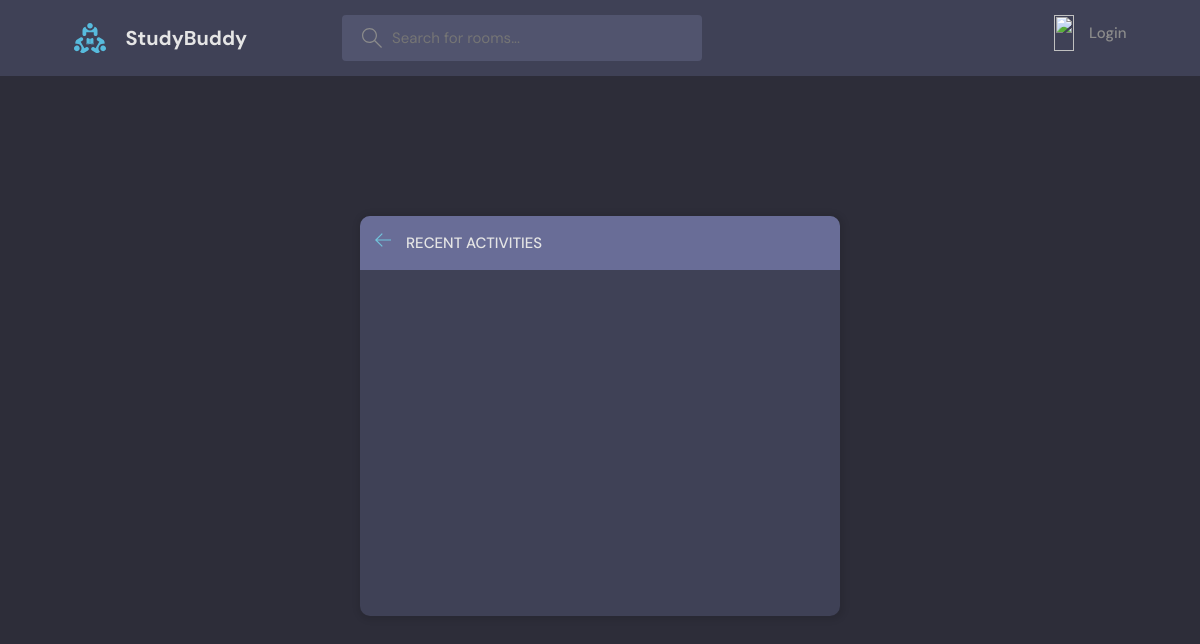
The page /activity/ on the database as committed earlier.
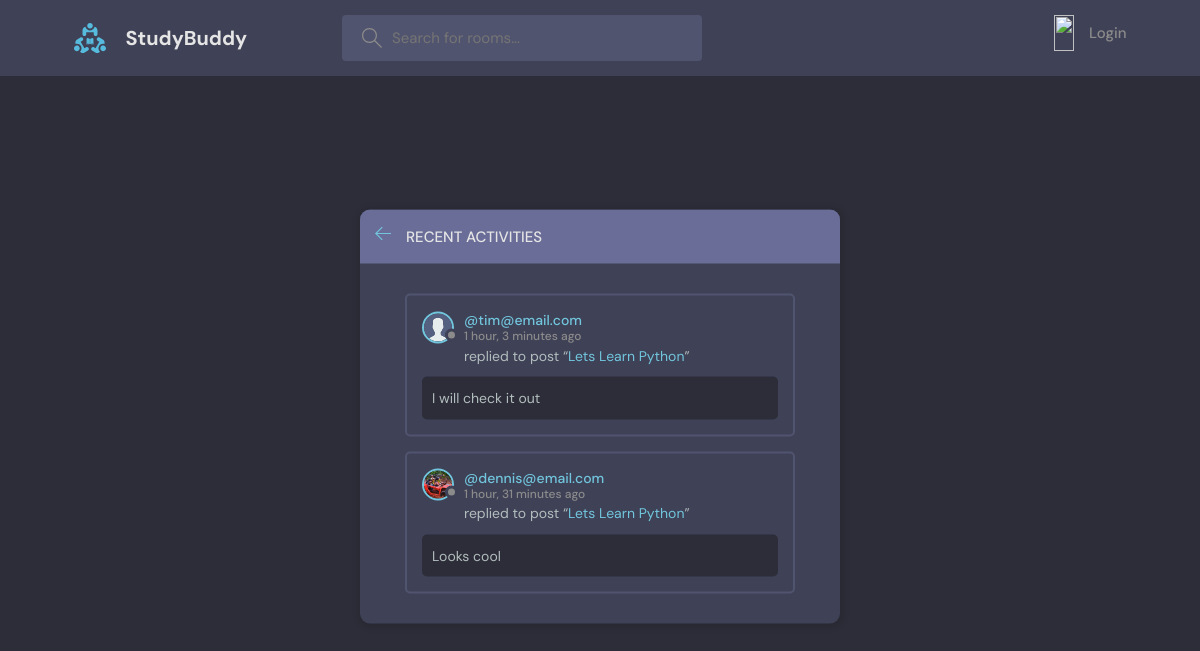
The same page on the database as committed later.
### base/models.py (models this page shows, shortened)
class Message(models.Model):
    user = models.ForeignKey(User, on_delete=models.CASCADE)
    room = models.ForeignKey(Room, on_delete=models.CASCADE)
    body = models.TextField()
    updated = models.DateTimeField(auto_now=True)
    created = models.DateTimeField(auto_now_add=True)
    class Meta:
        ordering = ['-updated', '-created']

class User(AbstractUser):
    name = models.CharField(max_length=200, null=True)
    email = models.EmailField(unique=True, null=True)
    bio = models.TextField(null=True)
    avatar = models.ImageField(null=True, default="avatar.svg")
    USERNAME_FIELD = 'email'
    REQUIRED_FIELDS = []

class Room(models.Model):
    host = models.ForeignKey(User, on_delete=models.SET_NULL, null=True )
    topic = models.ForeignKey(Topic, on_delete=models.SET_NULL, null=True)
    name = models.CharField(max_length=200)
    description = models.TextField(null=True, blank=True)
    participants = models.ManyToManyField(User, related_name='participants', blank=True)
    updated = models.DateTimeField(auto_now=True)
    created = models.DateTimeField(auto_now_add=True)
    class Meta:
        ordering = ['-updated', '-created']
    def __str__(self):
        return self.name

### base/views.py (the view)
# urls.py: path('activity/', views.activityPage, name="activity"),
def activityPage(request):
    room_messages = Message.objects.all()
    return render(request, 'base/activity.html', {'room_messages': room_messages})

### base/templates/base/activity.html (shortened to what this page needs)
{% extends 'main.html' %}
{% block content %}
    <main class="layout">
      <div class="container">
        <div class="layout__box">
          <div class="layout__boxHeader">
            <div class="layout__boxTitle">
              <a href="{% url 'home' %}">
                <svg version="1.1" xmlns="http://www.w3.org/2000/svg" width="32" height="32" viewBox="0 0 32 32">
                  <title>arrow-left</title>
                  <path
                    d="M13.723 2.286l-13.723 13.714 13.719 13.714 1.616-1.611-10.96-10.96h27.625v-2.286h-27.625l10.965-10.965-1.616-1.607z"
                  ></path>
                </svg>
              </a>
              <h3>Recent Activities</h3>
            </div>
          </div>
          <div class="activities-page layout__body">
            {% for message in room_messages %}
            <div class="activities__box">
              <div class="activities__boxHeader roomListRoom__header">
                <a href="{% url 'user-profile' message.user.id %}" class="roomListRoom__author">
                  <div class="avatar avatar--small">
                    <img src="{{message.user.avatar.url}}" />
                  </div>
                  <p>
                    @{{message.user}}
                    <span>{{message.created|timesince}} ago</span>
                  </p>
                </a>
              </div>
              <div class="activities__boxContent">
                <p>replied to post “<a href="{% url 'room' message.room.id %}">{{message.room}}</a>”</p>
                <div class="activities__boxRoomContent">
                    {{message.body}}
                </div>
              </div>
            </div>
            {% endfor %}
          </div>
        </div>
      </div>
    </main>
{% endblock %}

### templates/main.html (shortened to what this page needs)
<!DOCTYPE html>
{% load static %}
<html lang="en">
  <head>
    <link rel="stylesheet" href="{% static 'styles/style.css' %}" />
  </head>
  <body>
    {% include 'navbar.html' %}
    {% block content %}
    {% endblock %}
  </body>
</html>

### templates/navbar.html (shortened to what this page needs)
{% load static %}
<header class="header header--loggedIn">
    <div class="container">
        <a href="{% url 'home' %}" class="header__logo">
        <img src="{% static 'images/logo.svg' %}" />
        <h1>StudyBuddy</h1>
        </a>
        <form class="header__search" method="GET" action="{% url 'home' %}">
        <label>
            <input name="q" placeholder="Search for rooms..." />
        </label>
        </form>
        <nav class="header__menu">
        {% if request.user.is_authenticated %}
        <div class="header__user">
            <a href="{% url 'update-user' %}">
            <div class="avatar avatar--medium active">
                <img src="{{request.user.avatar.url}}" />
            </div>
            <p>{{request.user.username}}<span>@{{request.user.username}}</span></p>
            </a>
            <button class="dropdown-button">
            <svg version="1.1" xmlns="http://www.w3.org/2000/svg" width="32" height="32" viewBox="0 0 32 32">
                <title>chevron-down</title>
                <path d="M16 21l-13-13h-3l16 16 16-16h-3l-13 13z"></path>
            </svg>
            </button>
        </div>
        {% else %}
        <a href="{% url 'login' %}">
            <img src=""{% static 'images/avatar.svg' %}" />
            <p>Login</p>
        </a>
        {% endif %}
        </nav>
    </div>
</header>

### static/styles/style.css (style rules this page uses)
:root { --color-main: #71c6dd; --color-main-light: #e1f6fb; --color-dark: #3f4156; --color-dark-medium: #51546e; --color-dark-light: #696d97; --color-light: #e5e5e5; --color-gray: #8b8b8b; --color-light-gray: #b2bdbd; --color-bg: #2d2d39; --color-success: #5dd693; --color-error: #fc4b0b; }
* { font-family: "DM Sans", -apple-system, BlinkMacSystemFont, "Segoe UI", Roboto, Oxygen, Ubuntu, Cantarell, "Open Sans", "Helvetica Neue", sans-serif; margin: 0; padding: 0; box-sizing: border-box; text-rendering: optimizeLegibility; font-size: inherit; }
html { font-size: 56.25%; }
@media only screen and (min-width: 1200px) { html { font-size: 62.5%; } }
body { line-height: 1.6; font-weight: 400; font-size: 1.5rem; color: var(--color-light-gray); background-color: var(--color-bg); min-height: 100vh; }
img { width: 100%; }
a { display: inline-block; color: var(--color-main); text-decoration: none; }
.container { max-width: 120rem; width: 90%; margin: auto; }
.avatar { position: relative; display: inline-block; border-radius: 50%; border: 2px solid var(--color-main); }
.avatar img { display: block; border-radius: 50%; object-fit: cover; object-position: center; }
.avatar::after { content: ""; display: block; position: absolute; background-color: var(--color-gray); z-index: 111; border-radius: 50%; border: 0.3rem solid var(--color-dark); }
.avatar.avatar--small img { width: 2.8rem; height: 2.8rem; }
.avatar.avatar--small:after { width: 0.7rem; height: 0.7rem; bottom: 0px; right: -6px; }
.header { padding: 1.5rem; background-color: var(--color-dark); }
.header > .container { display: flex; gap: 9.5rem; }
.header__logo, .header__user { display: flex; gap: 2rem; align-items: center; }
.header__logo > img { height: 3.2rem; width: 3.2rem; }
.header__logo > h1 { font-weight: 700; font-size: 2rem; color: var(--color-light); }
.header__search > label { background-color: var(--color-dark-medium); padding: 1.3rem 1rem; display: flex; align-items: center; gap: 1rem; border-radius: 4px; }
.header__search svg { fill: var(--color-gray); width: 2rem; height: 2rem; margin-left: 1rem; }
.header__search input { width: 30rem; background: transparent; border: none; outline: none; color: var(--color-light); }
.header__menu { margin-left: auto; position: relative; }
.header__menu a { display: flex; gap: 1.5rem; align-items: center; font-weight: 500; text-decoration: none; color: var(--color-gray); }
.header__menu img { height: 3.6rem; }
.header__menu p { line-height: 1.2; }
.layout { margin-top: 2.4rem; }
.layout > .container { display: flex; justify-content: space-between; align-items: flex-start; }
.layout__box { width: 90%; max-width: 48rem; min-height: 40rem; position: absolute; top: 50%; left: 50%; transform: translate(-50%, -46%); background-color: var(--color-dark); border-radius: 1rem; box-shadow: 1px 1px 6px 3px rgba(0, 0, 0, 0.1); overflow: hidden; }
.layout__boxHeader { display: flex; padding: 1.5rem; background-color: var(--color-dark-light); }
.layout__boxTitle { display: flex; gap: 1.5rem; align-items: center; }
.layout__boxTitle h3 { text-transform: uppercase; font-weight: 500; color: var(--color-light); }
.layout__boxTitle svg { width: 1.6rem; height: 1.6rem; fill: var(--color-main); }
.layout__body { margin: 3rem; }
.roomListRoom__header { display: flex; justify-content: space-between; align-items: center; }
.roomListRoom__author { font-weight: 500; display: flex; align-items: center; gap: 1rem; }
.activities__box { margin: 1.5rem; padding: 1.5rem; border: 2px solid var(--color-dark-medium); border-radius: 5px; }
.activities__boxHeader p { font-size: 1.4rem; line-height: 1.3; }
.activities__boxHeader p span { color: var(--color-gray); font-size: 1.2rem; display: block; }
.activities__boxContent { margin-left: 4.2rem; }
.activities__boxContent { font-size: 1.4rem; }
.activities__boxRoomContent { background: var(--color-bg); padding: 1rem; border-radius: 5px; margin-top: 1rem; margin-left: -4.2rem; }

Rows that differ between the two databases and show on the page:
added Message: user.avatar (placeholder picture), user "tim@email.com", created "1 hour, 3 minutes", room "Lets Learn Python", body "I will check it out"
added Message: user.avatar (picture), user "dennis@email.com", created "1 hour, 31 minutes", room "Lets Learn Python", body "Looks cool"
